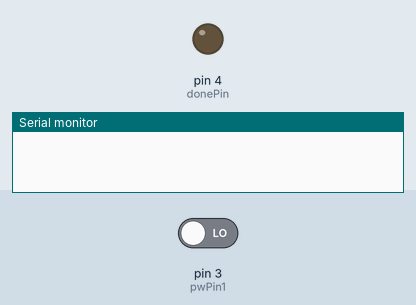
A sketch run on a simulated Arduino Uno, built with avr-gcc and run on an emulated ATmega328P. Parts: output pins drawn as LEDs (lit = HIGH), the last lines printed to the serial monitor. Inputs (shaded band) come from the test bench; at power-on: pin 3 (pwPin1) LOW. The local clock reads 2024-03-15 10:24:30 at power-on unless the sketch sets it; storage starts empty; the modem accepts every AT command (registered, SIM ready, sends succeed) and sends nothing else.

Above: at 0.1 s.
At 63.8 s:
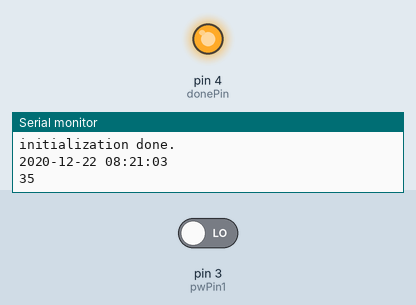
Timing chart, 0 to 65.3 s (numbered marks = the images above):
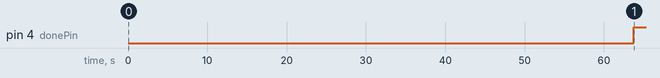

The sketch:

datalogger.ino
```cpp
#include <SoftwareSerial.h>

#include <DS3232RTC.h>  //RTC Library https://github.com/JChristensen/DS3232RTC
#include <SPI.h>        //SPI library for the sd breakout board. Part of the Arduino IDE
#include <SdFat.h>         //SD library for the sd breakout board. Part of the Arduino IDE
SdFat SD;
#include <string.h>
SoftwareSerial myserial(7, 8);
const int chipSelect = 10;
const int donePin = 4;
char filename[] = "00000000.txt";
char oldfilename[]= "00000000.txt";

File dataFile;
File oldfile;
long sensor1, cm;
long sensor2, cm2;
long sensor3, cm3;
long sensor4, cm4;
long sensor5, cm5;
long sensor6, cm6;
long sensor7, cm7;
long sensor8, cm8;
long sensor9, cm9;
long sensor10, cm10;

const int pwPin1 = 3;
//card reader variabls
//RTC Module global variables
//const int time_interval=1;// Sets the wakeup intervall in minutes
const time_t ONE_DAY(86400);

//int8_t answer;


void setup() {
  DIDR0 = 0x0F;
  Serial.begin(9600);//Start Serial Comunication
  myserial.begin(9600);
  pinMode(donePin, OUTPUT);

  /**
  pinMode(5, OUTPUT); //SimModul sleepmode
  delay(500);
  digitalWrite(5, HIGH);
  sendATcommand("AT+CFUN=0", "OK", 2000);
  sendATcommand("AT+CSCLK=1", "OK", 2000);

  **/

    /*
     * Uncomment the block block to set the time on your RTC. Remember to comment it again
     * otherwise you will set the time at everytime you upload the sketch
     **/

    tmElements_t tm;
    tm.Hour = 8;               // set the RTC to an arbitrary time
    tm.Minute = 20;
    tm.Second = 00;
    tm.Day = 22;
    tm.Month = 12;
    tm.Year = 2020 - 1970;      // tmElements_t.Year is the offset from 1970
    RTC.write(tm);              // set the RTC from the tm structure


}

void loop() {

 delay(500);//wait 5 seconds before going to sleep. In real senairio keep this as small as posible

 Going_To_Sleep();
}

void Going_To_Sleep(){


    time_t t;// creates temp time variable
    t=RTC.get(); //gets current time from rtc
    //Serial.println(("Sleep  Time: "+String(hour(t))+":"+String(minute(t))+":"+String(second(t))));//prints time stamp on serial monitor


    read_sensor();
    getFileName();
    createFileName();
    logsd();
    t=RTC.get();
    digitalWrite(donePin, LOW);
    digitalWrite(donePin, HIGH);


  }


void read_sensor(){

  unsigned long startTime = millis ();

  sensor1 = pulseIn(pwPin1, HIGH);
  cm = sensor1/58;
  delay(1000);
  sensor2 = pulseIn(pwPin1, HIGH);
  cm2 = sensor2/58;
  delay(1000);
  sensor3 = pulseIn(pwPin1, HIGH);
  cm3 = sensor3/58;
  delay(1000);
  sensor4 = pulseIn(pwPin1, HIGH);
  cm4 = sensor4/58;
  delay(1000);
  sensor5 = pulseIn(pwPin1, HIGH);
  cm5 = sensor5/58;
  delay(1000);
  sensor6 = pulseIn(pwPin1, HIGH);
  cm6 = sensor6/58;
  delay(1000);
  sensor7 = pulseIn(pwPin1, HIGH);
  cm7 = sensor7/58;
  delay(1000);
  sensor8 = pulseIn(pwPin1, HIGH);
  cm8 = sensor8/58;
  delay(1000);
  sensor9 = pulseIn(pwPin1, HIGH);
  cm9 = sensor9/58;
  delay(1000);
  sensor10 = pulseIn(pwPin1, HIGH);
  cm10 = sensor10/58;
  unsigned long endTime = millis ();
  unsigned long elapsedTime = endTime - startTime;
  Serial.println (elapsedTime);


}


void printall(){


  Serial.print(cm);
  Serial.print(cm2);
  Serial.print(cm3);
  Serial.print(cm4);
  Serial.print(cm5);
  Serial.print(cm6);
  Serial.print(cm7);
  Serial.print(cm8);
  Serial.print(cm9);
  Serial.print(cm10);

}

void logsd(){

  unsigned long startTime = millis ();

  //Serial.print("Initializing SD card...");
  if (!SD.begin(chipSelect)) {
       Serial.println(F("initialization failed!"));
        return;
    }
    Serial.println(F("initialization done."));
  time_t p; //create time object for time and date stamp

  p=RTC.get();
  tmElements_t tm;
  RTC.read(tm);


   char dateBuffer[20];


   sprintf(dateBuffer,"%04u-%02u-%02u %02u:%02u:%02u",tm.Year+1970,tm.Month,tm.Day,tm.Hour,tm.Minute,tm.Second);
   Serial.println(dateBuffer);


  dataFile = SD.open(filename, FILE_WRITE);

  // if the file is available, write to it:
  if (dataFile) {
    //dataFile.println(String(hour(p))+":"+String(minute(p))+";"+cm);
    //dataFile.println(String(tm.Hour)+":"+String(tm.Minute)+";"+cm);
    dataFile.print(dateBuffer);
    dataFile.print(";");
    dataFile.print(cm);
    dataFile.print(";");
    dataFile.print(cm2);
    dataFile.print(";");
    dataFile.print(cm3);
    dataFile.print(";");
    dataFile.print(cm4);
    dataFile.print(";");
    dataFile.print(cm5);
    dataFile.print(";");
    dataFile.print(cm6);
    dataFile.print(";");
    dataFile.print(cm7);
    dataFile.print(";");
    dataFile.print(cm8);
    dataFile.print(";");
    dataFile.print(cm9);
    dataFile.print(";");
    dataFile.print(cm10);
    dataFile.println();
    //Serial.println(String(tm.Hour)+":"+String(tm.Minute)+";"+cm);
    dataFile.close();
    // print to the serial port too:
    //Serial.println(String(hour(p))+":"+String(minute(p))+";"+cm);
  }
  // if the file isn't open, pop up an error:
  else {
    //Serial.println("error opening file");
  }
  unsigned long endTime = millis ();
  unsigned long elapsedTime = endTime - startTime;
  Serial.println (elapsedTime);

}

/*
char* string2char(String command){
  if(command.length() != 0){
    char *p = const_cast<char*>(command.c_str());
    return p;
  }
}
**/


void getFileName(){
time_t t;
t=RTC.get();


filename[0] = (year(t)/1000)%10 + '0'; //To get 1st digit from year()

filename[1] = (year(t)/100)%10 + '0'; //To get 2nd digit from year()

filename[2] = (year(t)/10)%10 + '0'; //To get 3rd digit from year()

filename[3] = (year(t))%10 + '0'; //To get 4th digit from year()

filename[4] = month(t)/10 + '0'; //To get 1st digit from month()

filename[5] = month(t)%10 + '0'; //To get 2nd digit from month()

filename[6] = day(t)/10 + '0'; //To get 1st digit from day()

filename[7] = day(t)%10 + '0'; //To get 2nd digit from day()

//Serial.println(filename);

}


void getoldFileName(){
time_t t;
t=RTC.get();
time_t oneday = t - ONE_DAY;

oldfilename[0] = (year(oneday)/1000)%10 + '0'; //To get 1st digit from year()

oldfilename[1] = (year(oneday)/100)%10 + '0'; //To get 2nd digit from year()

oldfilename[2] = (year(oneday)/10)%10 + '0'; //To get 3rd digit from year()

oldfilename[3] = (year(oneday))%10 + '0'; //To get 4th digit from year()

oldfilename[4] = month(oneday)/10 + '0'; //To get 1st digit from month()

oldfilename[5] = month(oneday)%10 + '0'; //To get 2nd digit from month()

oldfilename[6] = day(oneday)/10 + '0'; //To get 1st digit from day()

oldfilename[7] = day(oneday)%10 + '0'; //To get 2nd digit from day()

}
void createFileName(){

//Check file name exist?
SD.begin(chipSelect);
if (SD.exists(filename)) {

//Serial.println("exists.");

}

else {

//Serial.println("doesn't exist.");
getoldFileName();
//Serial.println("Send old file.");
ftpupload();
//Serial.println("Creating new file");

//Serial.println(filename);


//Serial.println(oldfilename);
dataFile = SD.open(filename, FILE_WRITE);

dataFile.close();

}

}
void ftpupload(){

  delay(5000);
    // SD function

   // Serial.print("Initializing SD card...");
    if (!SD.begin(chipSelect)) {
      //  Serial.println("initialization failed!");
        return;
    }
    //Serial.println("initialization done.");


    oldfile = SD.open(oldfilename, FILE_READ);
    if (oldfile)
      //Serial.println("is opened in read mode.");
    // GSM function

    myserial.begin(9600);
    delay(3000);

    sendATcommand("AT", "OK", 3000);
    Serial.println("GSM modem working!");
    sendATcommand("AT+CFUN=1", "OK", 2000);
    sendATcommand("AT+CSCLK=0", "OK", 2000);
    delay(3000);

    // waits for signal

    /**
    while( (sendATcommand("AT+CREG?", "+CREG: 0,1", 500) ||
            sendATcommand("AT+CREG?", "+CREG: 0,5", 500)) == 0 );
    **/

    byte answer = 0;
    int i = 0;
    while (i < 10 && answer == 0){
    answer = sendATcommand("AT+CREG?","+CREG: 0,1", 1000);
    i++;
    delay(1000);
    }
    if (answer == 0) {
    while (i < 20 && answer == 0){
      answer = sendATcommand("AT+CREG?","+CREG: 0,5", 1000);
      i++;
      delay(1000);
    }
    }


    // sets APN, user name and password
    sendATcommand("AT+SAPBR=3,1,\"Contype\",\"GPRS\"", "OK", 2000);
    // ther is no username and password for my GPRS connection so I commented out this line
    sendATcommand("AT+SAPBR=3,1,\"APN\",\"TM\"", "OK", 2000);

    sendATcommand("AT+SAPBR=1,1", "OK", 2000);
    sendATcommand("AT+FTPCID=1", "OK", 2000);

    // sets the paremeters for the FTP server
    sendATcommand("AT+FTPSERV=server.com", "OK", 2000);
    sendATcommand("AT+FTPPORT=21", "OK", 2000);
    sendATcommand("AT+FTPUN=username", "OK", 2000);
    sendATcommand("AT+FTPPW=password", "OK", 2000);
    sendATcommand(string2char("AT+FTPPUTNAME=\"" + String(oldfilename) + "\""), "OK", 2000);
    sendATcommand("AT+FTPPUTPATH=\"/home/path/loggerfile/\"", "OK", 2000);
    if (sendATcommand("AT+FTPPUT=1", "+FTPPUT: 1,1,", 30000) == 1){

    oldfile = SD.open(oldfilename);

    if (oldfile) {
    int archivosize = oldfile.size();
      while(oldfile.available()){

        while(archivosize >= 1000){
          sendATcommand("AT+FTPPUT=2,1000","+FTPPUT: 2,1000",3000);
          for(int i = 0; i < 1000; i++){
            myserial.write(oldfile.read());
            archivosize -= 1;
          }
        }

      String  ScomA = "";
      String  ScomB = "";
        // archivosize += 1;
        ScomA.concat("AT+FTPPUT=2,");
        ScomA.concat(archivosize);
        ScomA.concat("\"");

        ScomB.concat("+FTPPUT: 2,");
        ScomB.concat(archivosize);
        ScomB.concat("\"");

        char CcomA[ScomA.length()], CcomB[ScomB.length()];

        ScomA.toCharArray(CcomA,ScomA.length());
        ScomB.toCharArray(CcomB,ScomB.length());


        sendATcommand(CcomA,CcomB,3000);
        for(int i = 0; i < archivosize; i++){
          myserial.write(oldfile.read());

        }
      }
      // close the file:
      oldfile.close();
    }
    //Finalizo envio de datos
    sendATcommand("AT+FTPPUT=2,0", "OK", 3000);
    sendATcommand("AT+SAPBR=0,1", "OK", 2000);
    sendATcommand("AT+CFUN=0", "OK", 2000);
    sendATcommand("AT+CSCLK=2", "OK", 2000);
    //Serial.println("Upload Succes!");
  }
  else{
   Serial.println("FTPERROr");
   sendATcommand("AT+SAPBR=0,1", "OK", 2000);
   sendATcommand("AT+CFUN=0", "OK", 2000);
   sendATcommand("AT+CSCLK=2", "OK", 2000);
  }

}


/*
int8_t sendATcommand(char* ATcommand, char* expected_answer, unsigned int timeout){

    uint8_t x=0,  answer=0;
    char response[100];
    unsigned long previous;

    memset(response, '/0', 100);    // Initialize the string

    delay(100);

    while( myserial.available() > 0) myserial.read();    // Clean the input buffer

    myserial.println(ATcommand);    // Send the AT command


        x = 0;
    previous = millis();

    // this loop waits for the answer
    do{
        if(myserial.available() != 0){
            // if there are data in the UART input buffer, reads it and checks for the asnwer
            response[x] = myserial.read();
            Serial.print(response[x]);
            x++;
            // check if the desired answer  is in the response of the module
            if (strstr(response, expected_answer) != NULL)
            {
                answer = 1;
            }
        }
    }
    // Waits for the asnwer with time out
    while((answer == 0) && ((millis() - previous) < timeout));

        return answer;
}
**/

const char* string2char(const String& command){
  return command.c_str();
}
/**
char* string2char(String command){
  if(command.length() != 0){
    char* p = const_cast<char*>(command.c_str());
    return p;
  }
}

**/
unsigned char sendATcommand(const char* ATcommand, const char* expected_answer1, unsigned int timeout) {
  unsigned char x = 0;
  unsigned char answer = 0;
  char response[100];
  unsigned long previous;
  memset(response, '\0', 100);
  delay(100);
  while( myserial.available() > 0) myserial.read();
  myserial.println(ATcommand);
  x = 0;
  previous = millis();
  do{
    if(myserial.available() != 0){
      response[x] = myserial.read();
      //myserial.print(response[x]);
      x++;
      if (strstr(response, expected_answer1) != NULL) {
        answer = 1;
      }
    }
  } while((answer == 0) && ((millis() - previous) < timeout));
  Serial.println(response);
  return answer;
}
```

Measured:
- by itself, pin 4 (donePin): LOW → HIGH at 63.7 s
